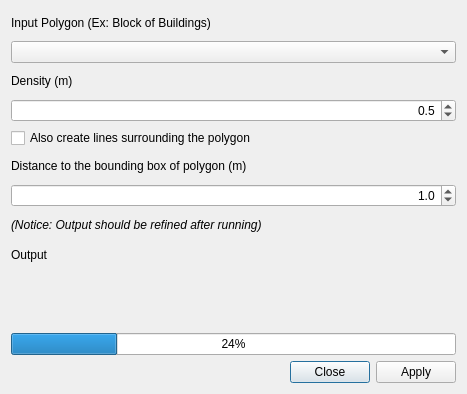
<?xml version="1.0" encoding="UTF-8"?>
<ui version="4.0">
 <class>hcmgis_centerline_form</class>
 <widget class="QDialog" name="hcmgis_centerline_form">
  <property name="windowModality">
   <enum>Qt::ApplicationModal</enum>
  </property>
  <property name="enabled">
   <bool>true</bool>
  </property>
  <property name="geometry">
   <rect>
    <x>0</x>
    <y>0</y>
    <width>467</width>
    <height>394</height>
   </rect>
  </property>
  <property name="mouseTracking">
   <bool>false</bool>
  </property>
  <property name="windowTitle">
   <string>Centerline in the gaps between polygons</string>
  </property>
  <layout class="QVBoxLayout" name="verticalLayout">
   <item>
    <layout class="QGridLayout" name="gridLayout">
     <item row="3" column="0" colspan="2">
      <widget class="QgsDoubleSpinBox" name="spinBox">
       <property name="alignment">
        <set>Qt::AlignRight|Qt::AlignTrailing|Qt::AlignVCenter</set>
       </property>
       <property name="decimals">
        <number>1</number>
       </property>
       <property name="minimum">
        <double>0.100000000000000</double>
       </property>
       <property name="maximum">
        <double>10.000000000000000</double>
       </property>
       <property name="singleStep">
        <double>0.100000000000000</double>
       </property>
       <property name="value">
        <double>0.500000000000000</double>
       </property>
      </widget>
     </item>
     <item row="5" column="0" colspan="2">
      <widget class="QLabel" name="lblsurround">
       <property name="text">
        <string>Distance to the bounding box of polygon (m)</string>
       </property>
      </widget>
     </item>
     <item row="9" column="0" colspan="2">
      <widget class="QgsFileWidget" name="output_file_name" native="true"/>
     </item>
     <item row="0" column="0" colspan="2">
      <widget class="QLabel" name="LblInput">
       <property name="text">
        <string>Input Polygon (Ex: Block of Buildings)</string>
       </property>
      </widget>
     </item>
     <item row="4" column="0" colspan="2">
      <widget class="QCheckBox" name="chksurround">
       <property name="text">
        <string>Also create lines surrounding the polygon</string>
       </property>
       <property name="checked">
        <bool>false</bool>
       </property>
      </widget>
     </item>
     <item row="11" column="0" colspan="2">
      <widget class="QProgressBar" name="status">
       <property name="value">
        <number>24</number>
       </property>
      </widget>
     </item>
     <item row="1" column="0" colspan="2">
      <widget class="QgsMapLayerComboBox" name="CboInput">
       <property name="showCrs" stdset="0">
        <bool>true</bool>
       </property>
      </widget>
     </item>
     <item row="8" column="0" colspan="2">
      <widget class="QLabel" name="LblOutput">
       <property name="text">
        <string>Output</string>
       </property>
      </widget>
     </item>
     <item row="7" column="0" colspan="2">
      <widget class="QLabel" name="label">
       <property name="font">
        <font>
         <weight>50</weight>
         <italic>true</italic>
         <bold>false</bold>
         <kerning>false</kerning>
        </font>
       </property>
       <property name="text">
        <string>(Notice: Output should be refined after running)</string>
       </property>
      </widget>
     </item>
     <item row="10" column="0" colspan="2">
      <widget class="QLabel" name="LblStatus">
       <property name="text">
        <string/>
       </property>
      </widget>
     </item>
     <item row="2" column="0" colspan="2">
      <widget class="QLabel" name="LblInput_2">
       <property name="text">
        <string>Density (m)</string>
       </property>
      </widget>
     </item>
     <item row="6" column="0" colspan="2">
      <widget class="QgsDoubleSpinBox" name="distance">
       <property name="alignment">
        <set>Qt::AlignRight|Qt::AlignTrailing|Qt::AlignVCenter</set>
       </property>
       <property name="decimals">
        <number>1</number>
       </property>
       <property name="minimum">
        <double>0.100000000000000</double>
       </property>
       <property name="singleStep">
        <double>0.100000000000000</double>
       </property>
       <property name="value">
        <double>1.000000000000000</double>
       </property>
      </widget>
     </item>
    </layout>
   </item>
   <item>
    <widget class="QDialogButtonBox" name="BtnApplyClose">
     <property name="standardButtons">
      <set>QDialogButtonBox::Apply|QDialogButtonBox::Close</set>
     </property>
    </widget>
   </item>
  </layout>
 </widget>
 <customwidgets>
  <customwidget>
   <class>QgsDoubleSpinBox</class>
   <extends>QDoubleSpinBox</extends>
   <header>qgsdoublespinbox.h</header>
  </customwidget>
  <customwidget>
   <class>QgsFileWidget</class>
   <extends>QWidget</extends>
   <header>qgsfilewidget.h</header>
  </customwidget>
  <customwidget>
   <class>QgsMapLayerComboBox</class>
   <extends>QComboBox</extends>
   <header>qgsmaplayercombobox.h</header>
  </customwidget>
 </customwidgets>
 <resources/>
 <connections>
  <connection>
   <sender>BtnApplyClose</sender>
   <signal>accepted()</signal>
   <receiver>hcmgis_centerline_form</receiver>
   <slot>accept()</slot>
   <hints>
    <hint type="sourcelabel">
     <x>251</x>
     <y>272</y>
    </hint>
    <hint type="destinationlabel">
     <x>169</x>
     <y>143</y>
    </hint>
   </hints>
  </connection>
  <connection>
   <sender>BtnApplyClose</sender>
   <signal>rejected()</signal>
   <receiver>hcmgis_centerline_form</receiver>
   <slot>reject()</slot>
   <hints>
    <hint type="sourcelabel">
     <x>251</x>
     <y>272</y>
    </hint>
    <hint type="destinationlabel">
     <x>169</x>
     <y>143</y>
    </hint>
   </hints>
  </connection>
 </connections>
</ui>
